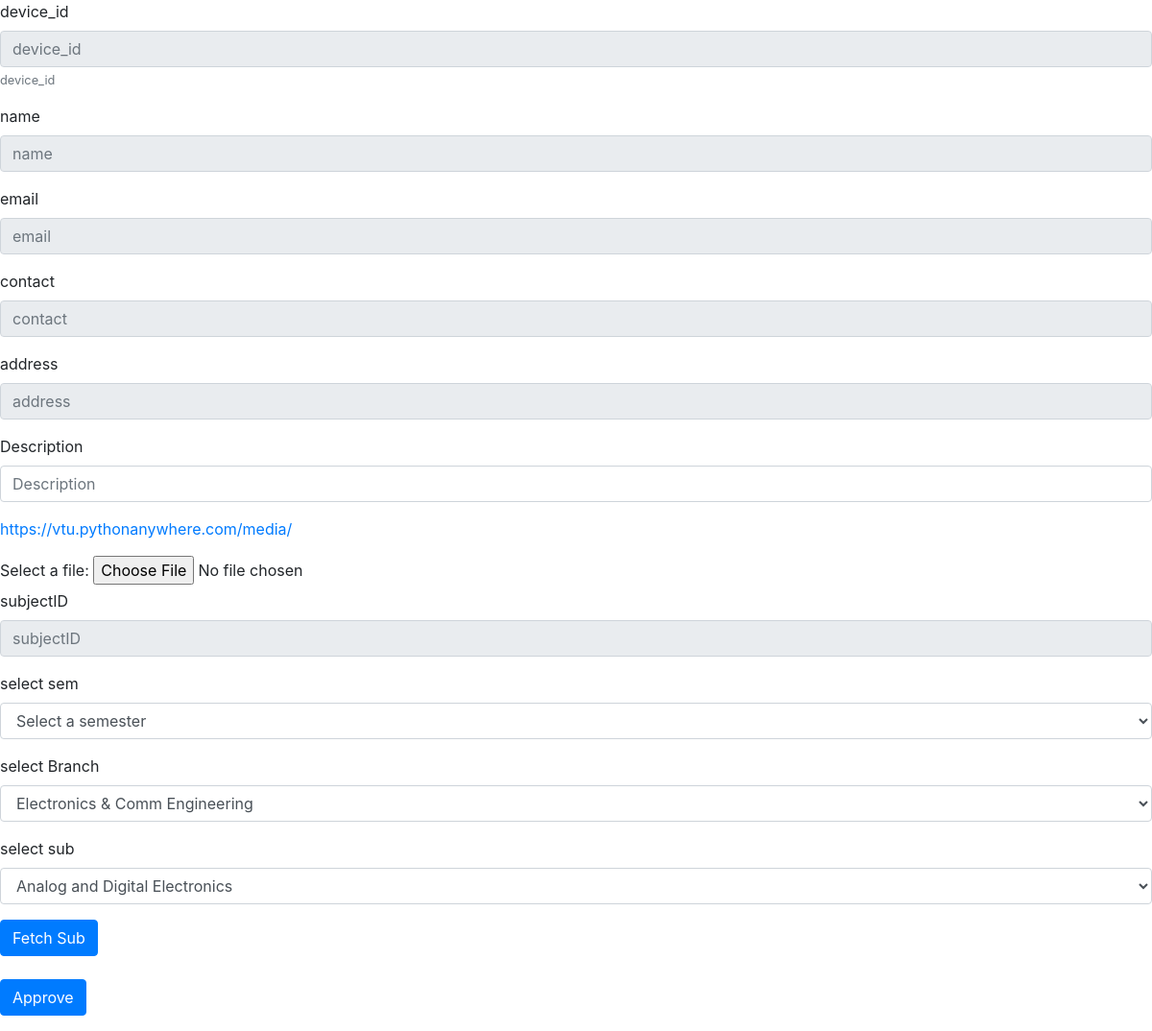
Page /NoteApprove/1/ on the earlier database version.
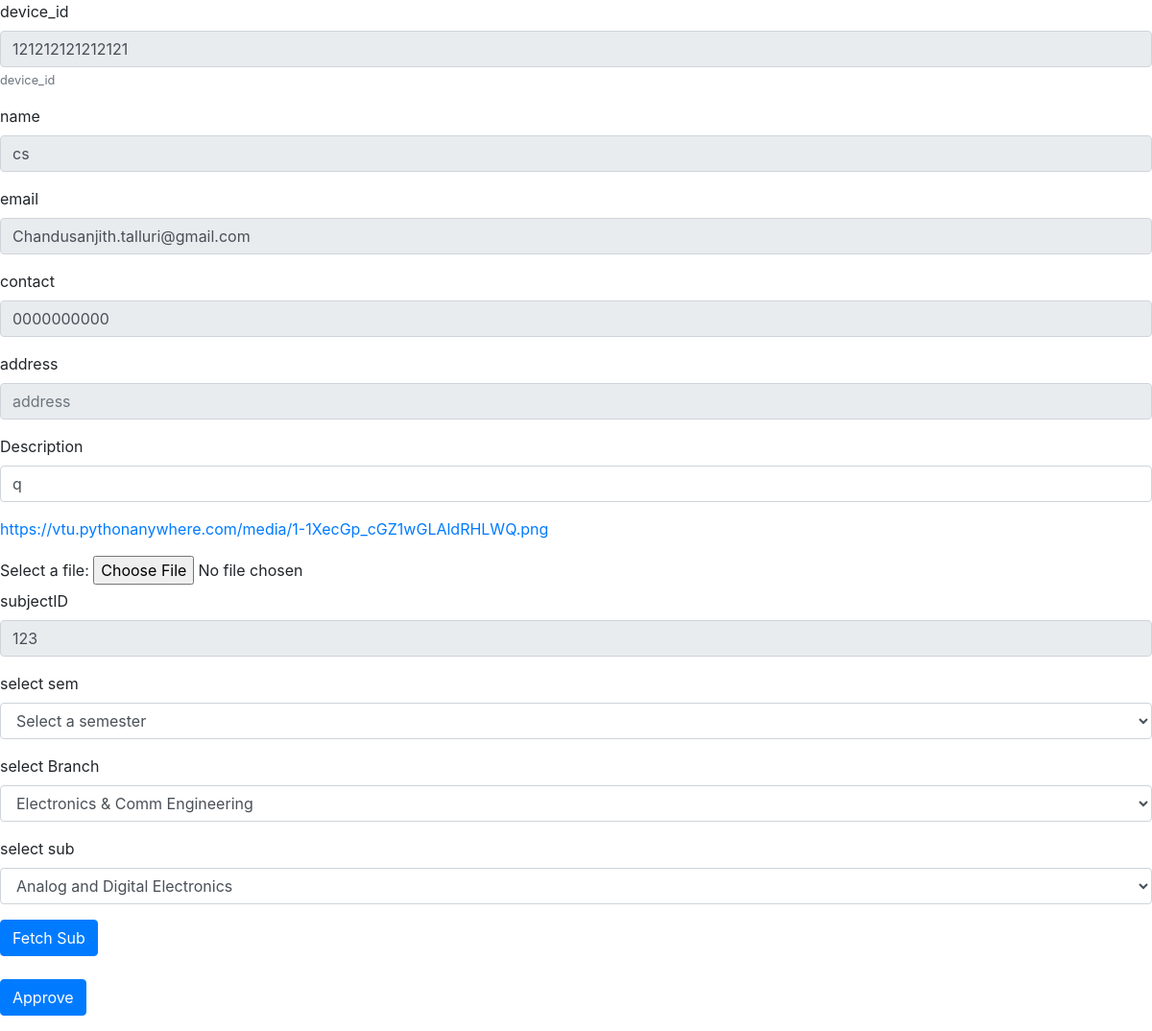
Same page on the later database version.
### vtu/models.py (models this page shows, shortened)
class NewNotes(models.Model):
  device_id = models.CharField(max_length=16, default=" ")
  notes =  models.FileField(blank=True, null=True)
  name = models.CharField(max_length=40, default=" ")
  email = models.CharField(max_length=40, default=" ")
  contact = models.CharField(max_length=15, default=" ")
  address = models.CharField(max_length=240, default=" ")
  Description = models.CharField(max_length=240, default=" ")
  subjectID = models.CharField(max_length=240, default=" ")
  approved = models.BooleanField(default=False)

### vtu/template_views.py (the view)
# urls.py: path('NoteApprove/<id>/', template_views.NotesApprove),
def NotesApprove(request, id):
    if request.method == "GET":
        newNotes = NewNotes.objects.filter(id=id).first()
        branches = MasterBranches.objects.all()
        semester = MasterSemesters.objects.all()
        subjects = MasterSubjects.objects.all()
        context = {
            'newNotes': newNotes,
            'branches':branches,
            'semester':semester,
            'subjects': subjects,
        }
        return render(request, 'NotesApprove.html', context)

### templates/NotesApprove.html (shortened to what this page needs)
<link rel="stylesheet" href="https://stackpath.bootstrapcdn.com/bootstrap/4.3.1/css/bootstrap.min.css">
<form action = "/ApproveNotes/{{newNotes.id}}" method = "POST" enctype="multipart/form-data"> {% csrf_token %}
  <div class="form-group">
    <label for="exampleInputEmail1">device_id</label>
    <input type="text" name="devicesel" class="form-control" id="exampleInputEmail1" aria-describedby="emailHelp" placeholder="device_id" value="{{newNotes.device_id}}" readonly>
    <small id="emailHelp" class="form-text text-muted">device_id</small>
  </div>
  <div class="form-group">
    <label for="exampleInputname">name</label>
    <input type="text" name="namesel" class="form-control" id="exampleInputname" placeholder="name" value="{{newNotes.name}}" readonly>
  </div>
  <div class="form-group">
    <label for="exampleInputemail">email</label>
    <input type="text" name="emailsel" class="form-control" id="exampleInputemail" placeholder="email" value="{{newNotes.email}}" readonly>
  </div>
  <div class="form-group">
    <label for="exampleInputcontact">contact</label>
    <input type="text" name="contactsel" class="form-control" id="exampleInputcontact" placeholder="contact" value="{{newNotes.contact}}" readonly>
  </div>
  <div class="form-group">
    <label for="exampleInputaddress">address</label>
    <input type="text"  name="addresssel" class="form-control" id="exampleInputaddress" placeholder="address" value="{{newNotes.Inputaddress}}" readonly>
  </div>
  <div class="form-group">
    <label for="exampleInputDescription">Description</label>
    <input type="text"  name="descriptionsel" class="form-control" id="exampleInputDescription" placeholder="Description" value="{{newNotes.Description}}">
  </div>
    <div class="form-group">
    <a href="http://127.0.0.1:8000/media/{{newNotes.notes}}" target="_blank">https://vtu.pythonanywhere.com/media/{{newNotes.notes}}</a>
  </div>
  <label for="myfile">Select a file:</label>
<input type="file" id="myfile" name="myfilesel" value="http://127.0.0.1:8000/media/{{newNotes.notes}}">
  <div class="form-group">
    <label for="exampleInputsubjectID">subjectID</label>
    <input type="text" name="subjectidsel" class="form-control" id="exampleInputsubjectID" placeholder="subjectID" value="{{newNotes.subjectID}}" readonly>
  </div>
    <div class="form-group">
      <label for="Selectsem">select sem</label>
      <select id="Selectsem" class="form-control" name="semestersel">
        <option value="Y">Select a semester</option>
      </select>
    </div>
        <div class="form-group">
      <label for="disabledBranch">select Branch</label>
      <select id="disabledBranch" class="form-control" name="branchsel">
        {% for bra in branches %}
        <option value="{{bra.branch_name}}">{{bra.branch_name}}</option>
        {% endfor %}
      </select>
    </div>
      <div id="subjects">
        {% include 'SubDropDown.html' %}
    </div>
  <br>
  <button type="submit" class="btn btn-primary">Approve</button>
</form>

Differences in the rows shown:
added NewNotes: devicesel "121212121212121", namesel "cs", emailsel "Chandusanjith.talluri@gmail.com", contactsel "0000000000", descriptionsel "q", notes "1-1XecGp_cGZ1wGLAldRHLWQ.png", subjectidsel "123"
